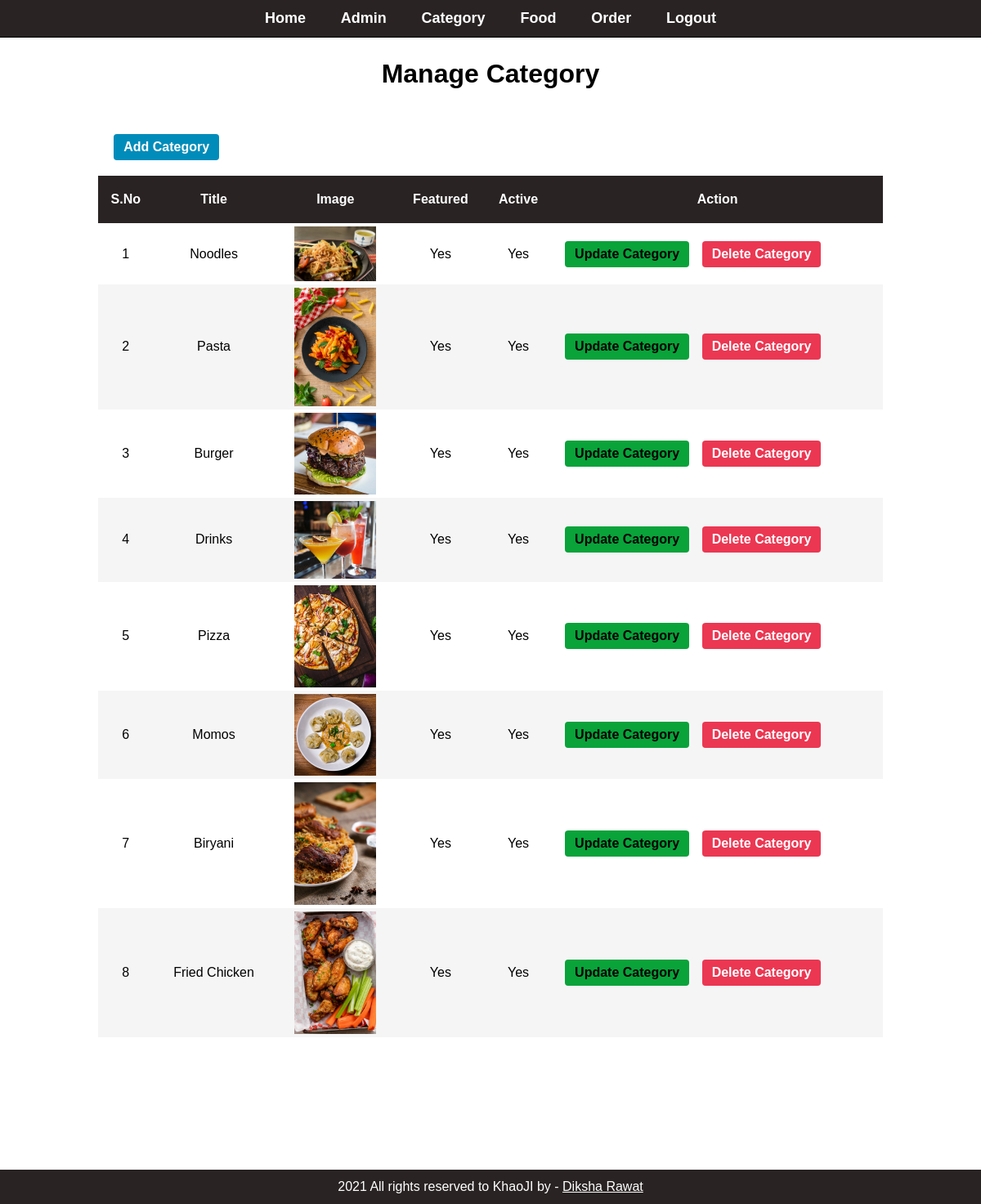
The page /admin/manage-category.php (signed in) on the database its author committed.
### tables this page shows
CREATE TABLE IF NOT EXISTS `category` (
  `id` int(10) UNSIGNED NOT NULL AUTO_INCREMENT,
  `title` varchar(100) NOT NULL,
  `image_name` varchar(255) DEFAULT NULL,
  `featured` varchar(10) NOT NULL,
  `active` varchar(10) NOT NULL,
  PRIMARY KEY (`id`)
);

### admin/manage-category.php (the view, shortened to what this page needs)
<html>
<head>
    <link rel="stylesheet" href="../css/admin.css">
</head>
<body>
<?php include('partials/menu.php'); ?>
<div  class="main-content">
    <div class="wrapper">
        <h1>Manage Category</h1>
        <br /><br />
        <a href="<?php echo SITEURL; ?>admin/add-category.php" class="btn-primary">Add Category</a>
        <br /><br />
        <table class="tbl-full">
            <tr>
                <th>S.No</th>
                <th>Title</th>
                <th>Image</th>
                <th>Featured</th>
                <th>Active</th>
                <th>Action</th>
            </tr>
            <?php
                $sql = "SELECT * FROM category";
                $res = mysqli_query($conn, $sql);
                $count = mysqli_num_rows($res);
                $sn = 1;
                if($count > 0){
                    while($row = mysqli_fetch_assoc($res)){
                        $id = $row['id'];
                        $title = $row['title'];
                        $image_name = $row['image_name'];
                        $featured = $row['featured'];
                        $active = $row['active'];
                        ?>
                        <tr>
                            <td><?php echo $sn++; ?></td>
                            <td><?php echo $title; ?></td>
                            <td>
                                <?php
                                    if($image_name != ""){
                                        ?>
                                        <img src="<?php echo SITEURL; ?>images/category/<?php echo $image_name; ?>" width="100px">
                                        <?php
                                    }
                                    else{
                                        echo "<div class='error'>Image NOT Added</div>";
                                    }
                                ?>
                            </td>
                            <td><?php echo $featured; ?></td>
                            <td><?php echo $active; ?></td>
                            <td>
                                <a href="<?php echo SITEURL; ?>admin/update-category.php?id=<?php echo $id; ?>" class="btn-secondary">Update Category</a>
                                <a href="<?php echo SITEURL; ?>admin/delete-category.php?id=<?php echo $id; ?>&image_name=<?php echo $image_name; ?>" class="btn-danger">Delete Category</a>
                            </td>
                        </tr>
                        <?php
                    }
                }
                else{
                    ?>
                    <tr>
                        <td colspan="6"><div class="error">No Category Added</div></td>
                    </tr>
                    <?php
                }
            ?>
        </table>
    </div>
</div>
<?php include('partials/footer.php'); ?>
</body>
</html>

### admin/partials/menu.php (shortened to what this page needs)
<html>
<head>
    <link rel="stylesheet" href="../css/menu.css">
</head>
<body>
    <div class="menu text-center">
        <div class="wrapper">
            <ul>
                <li><a href="index.php">Home</a></li>
                <li><a href="manage-admin.php">Admin</a></li>
                <li><a href="manage-category.php">Category</a></li>
                <li><a href="manage-food.php">Food</a></li>
                <li><a href="manage-order.php">Order</a></li>
                <li><a href="logout.php">Logout</a></li>
            </ul>
        </div>
    </div>
</body>
</html>

### admin/partials/footer.php (shortened to what this page needs)
<html>
<head>
    <link rel="stylesheet" href="../css/footer.css">
</head>
<body>
<div class="footer">
        <div class="wrapper">
            <p class="text-center">2021 All rights reserved to KhaoJI by - <a href="#">Diksha Rawat</a></p>
        </div>
</div>
</body>
</html>

### css/admin.css (style rules this page uses)
* { margin: 0; padding: 0; font-family: Arial, Helvetica, sans-serif; }
.wrapper { padding: 1%; width: 80%; margin: 0 auto; }
.text-center { text-align: center; }
.tbl-full { width: 100%; }
.tbl-full { margin-bottom: 20%; border-collapse: collapse; }
.tbl-full tr th { text-align: center; background-color: rgb(41, 35, 35); color: white; padding: 20px 8px; }
.tbl-full tr:nth-child(odd) { background-color: rgb(245, 245, 245); }
.tbl-full tr td { text-align:center; padding: 4px 8px; }
.btn-primary, .btn-danger, .btn-secondary { padding: 7px 12px; border-radius: 4px; float: left; margin: 2%; }
.btn-primary { background-color: #008CBA; color: white; text-decoration: none; font-weight: bold; }
.btn-secondary { background-color: #09a33a; color: black; text-decoration: none; font-weight: bold; }
.btn-danger { background-color: #eb3752; color: white; text-decoration: none; font-weight: bold; }
.main-content { height: 100vh; width: 100%; padding-top: 5%; }

### css/menu.css (style rules this page uses)
.menu { position: fixed; left: 0; top: 0; width: 100%; border-bottom: 1px solid black; background: rgb(41, 35, 35); }
.menu ul { list-style-type: none; }
.menu ul li { display: inline; padding: 2%; font-size: large; }
.menu ul li a { text-decoration: none; font-weight: bold; color: white; }
.wrapper h1 { text-align: center; }

### css/footer.css (style rules this page uses)
.footer { position: fixed; left: 0; bottom: 0; width: 100%; background-color: rgb(41, 35, 35); color: white; }
.footer a { color: white; }

### rows shown on the page
category: title "Noodles", image_name (picture), featured "Yes", active "Yes"
category: title "Pasta", image_name (picture), featured "Yes", active "Yes"
category: title "Burger", image_name (picture), featured "Yes", active "Yes"
category: title "Drinks", image_name (picture), featured "Yes", active "Yes"
category: title "Pizza", image_name (picture), featured "Yes", active "Yes"
category: title "Momos", image_name (picture), featured "Yes", active "Yes"
category: title "Biryani", image_name (picture), featured "Yes", active "Yes"
category: title "Fried Chicken", image_name (picture), featured "Yes", active "Yes"
